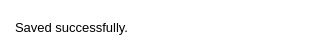
<?xml version="1.0" encoding="UTF-8"?>
<ui version="4.0">
 <class>Dialog</class>
 <widget class="QDialog" name="Dialog">
  <property name="geometry">
   <rect>
    <x>0</x>
    <y>0</y>
    <width>333</width>
    <height>52</height>
   </rect>
  </property>
  <property name="windowTitle">
   <string>Dialog</string>
  </property>
  <property name="styleSheet">
   <string notr="true">color: white;
background: white;</string>
  </property>
  <widget class="QLabel" name="label">
   <property name="geometry">
    <rect>
     <x>15</x>
     <y>7</y>
     <width>301</width>
     <height>41</height>
    </rect>
   </property>
   <property name="styleSheet">
    <string notr="true">font-size: 10pt;
color: black;</string>
   </property>
   <property name="text">
    <string>Saved successfully.</string>
   </property>
  </widget>
 </widget>
 <resources/>
 <connections/>
</ui>
